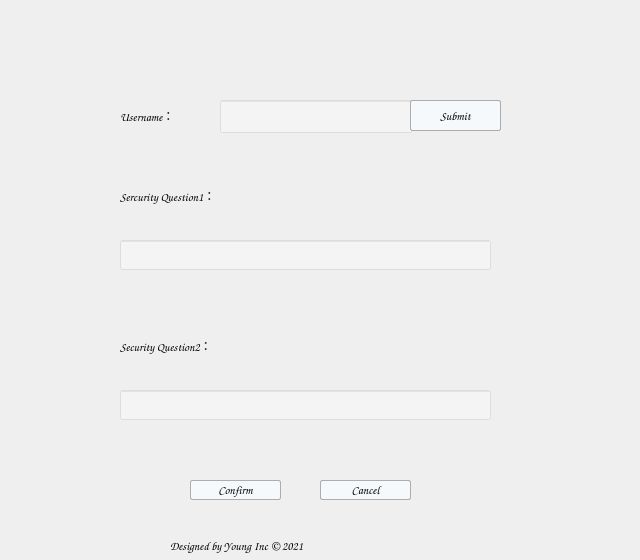
<?xml version="1.0" encoding="UTF-8"?>
<ui version="4.0">
 <class>FindPasswordApply</class>
 <widget class="QWidget" name="FindPasswordApply">
  <property name="geometry">
   <rect>
    <x>0</x>
    <y>0</y>
    <width>640</width>
    <height>560</height>
   </rect>
  </property>
  <property name="minimumSize">
   <size>
    <width>640</width>
    <height>560</height>
   </size>
  </property>
  <property name="maximumSize">
   <size>
    <width>640</width>
    <height>560</height>
   </size>
  </property>
  <property name="windowTitle">
   <string>Form</string>
  </property>
  <widget class="QPushButton" name="pButtonCancel">
   <property name="geometry">
    <rect>
     <x>320</x>
     <y>480</y>
     <width>91</width>
     <height>20</height>
    </rect>
   </property>
   <property name="font">
    <font>
     <family>Comic Sans MS</family>
    </font>
   </property>
   <property name="styleSheet">
    <string notr="true">QPushButton
{
    background:rgb(245,249,252);
    border-radius:2px;
    border: 1px solid rgb(173 , 173 , 173);
}
QPushButton:pressed
{
    background:rgb(245,249,252);
    border-radius:2px;
	padding-left:2px;
	padding-top:2px;
    border: 1px solid rgb(173 , 173 , 173);
}</string>
   </property>
   <property name="text">
    <string>Cancel</string>
   </property>
  </widget>
  <widget class="QLineEdit" name="Acount">
   <property name="geometry">
    <rect>
     <x>220</x>
     <y>100</y>
     <width>193</width>
     <height>33</height>
    </rect>
   </property>
   <property name="font">
    <font>
     <family>Comic Sans MS</family>
     <weight>50</weight>
     <bold>false</bold>
     <underline>false</underline>
     <strikeout>false</strikeout>
    </font>
   </property>
   <property name="styleSheet">
    <string notr="true">background-color: rgb(255, 255, 255, 80);</string>
   </property>
  </widget>
  <widget class="QPushButton" name="sendName">
   <property name="geometry">
    <rect>
     <x>410</x>
     <y>100</y>
     <width>91</width>
     <height>31</height>
    </rect>
   </property>
   <property name="font">
    <font>
     <family>Comic Sans MS</family>
    </font>
   </property>
   <property name="styleSheet">
    <string notr="true">QPushButton
{
    background:rgb(245,249,252);
    border-radius:2px;
    border: 1px solid rgb(173 , 173 , 173);
}
QPushButton:pressed
{
    background:rgb(245,249,252);
    border-radius:2px;
	padding-left:2px;
	padding-top:2px;
    border: 1px solid rgb(173 , 173 , 173);
}</string>
   </property>
   <property name="text">
    <string>Submit</string>
   </property>
  </widget>
  <widget class="QPushButton" name="pButtonOk">
   <property name="geometry">
    <rect>
     <x>190</x>
     <y>480</y>
     <width>91</width>
     <height>20</height>
    </rect>
   </property>
   <property name="font">
    <font>
     <family>Comic Sans MS</family>
    </font>
   </property>
   <property name="styleSheet">
    <string notr="true">QPushButton
{
    background:rgb(245,249,252);
    border-radius:2px;
    border: 1px solid rgb(173 , 173 , 173);
}
QPushButton:pressed
{
    background:rgb(245,249,252);
    border-radius:2px;
	padding-left:2px;
	padding-top:2px;
    border: 1px solid rgb(173 , 173 , 173);
}</string>
   </property>
   <property name="text">
    <string>Confirm</string>
   </property>
  </widget>
  <widget class="QLabel" name="Question2">
   <property name="geometry">
    <rect>
     <x>120</x>
     <y>330</y>
     <width>241</width>
     <height>31</height>
    </rect>
   </property>
   <property name="font">
    <font>
     <family>Comic Sans MS</family>
    </font>
   </property>
   <property name="text">
    <string>Security Question2：</string>
   </property>
  </widget>
  <widget class="QLabel" name="Question1">
   <property name="geometry">
    <rect>
     <x>120</x>
     <y>180</y>
     <width>201</width>
     <height>31</height>
    </rect>
   </property>
   <property name="font">
    <font>
     <family>Comic Sans MS</family>
    </font>
   </property>
   <property name="text">
    <string>Sercurity Question1：</string>
   </property>
  </widget>
  <widget class="QLabel" name="label">
   <property name="geometry">
    <rect>
     <x>0</x>
     <y>0</y>
     <width>640</width>
     <height>560</height>
    </rect>
   </property>
   <property name="minimumSize">
    <size>
     <width>640</width>
     <height>560</height>
    </size>
   </property>
   <property name="maximumSize">
    <size>
     <width>640</width>
     <height>560</height>
    </size>
   </property>
   <property name="styleSheet">
    <string notr="true">border-image: url(:/new/prefix1/Background/CHAT.png);</string>
   </property>
   <property name="text">
    <string/>
   </property>
  </widget>
  <widget class="QLabel" name="Designedby">
   <property name="geometry">
    <rect>
     <x>170</x>
     <y>530</y>
     <width>271</width>
     <height>31</height>
    </rect>
   </property>
   <property name="font">
    <font>
     <family>Comic Sans MS</family>
    </font>
   </property>
   <property name="text">
    <string>Designed by Young Inc © 2021 </string>
   </property>
  </widget>
  <widget class="QLineEdit" name="Answer2content">
   <property name="geometry">
    <rect>
     <x>120</x>
     <y>390</y>
     <width>371</width>
     <height>30</height>
    </rect>
   </property>
   <property name="font">
    <font>
     <family>Comic Sans MS</family>
    </font>
   </property>
   <property name="styleSheet">
    <string notr="true">background-color: rgb(255, 255, 255, 80);</string>
   </property>
  </widget>
  <widget class="QLabel" name="Username">
   <property name="geometry">
    <rect>
     <x>120</x>
     <y>100</y>
     <width>101</width>
     <height>31</height>
    </rect>
   </property>
   <property name="font">
    <font>
     <family>Comic Sans MS</family>
    </font>
   </property>
   <property name="text">
    <string>Username：</string>
   </property>
  </widget>
  <widget class="QLineEdit" name="Answer1content">
   <property name="geometry">
    <rect>
     <x>120</x>
     <y>240</y>
     <width>371</width>
     <height>30</height>
    </rect>
   </property>
   <property name="font">
    <font>
     <family>Comic Sans MS</family>
    </font>
   </property>
   <property name="styleSheet">
    <string notr="true">background-color: rgb(255, 255, 255, 80);</string>
   </property>
  </widget>
  <zorder>label</zorder>
  <zorder>pButtonCancel</zorder>
  <zorder>Acount</zorder>
  <zorder>sendName</zorder>
  <zorder>pButtonOk</zorder>
  <zorder>Question2</zorder>
  <zorder>Question1</zorder>
  <zorder>Designedby</zorder>
  <zorder>Answer2content</zorder>
  <zorder>Username</zorder>
  <zorder>Answer1content</zorder>
 </widget>
 <resources/>
 <connections/>
</ui>
